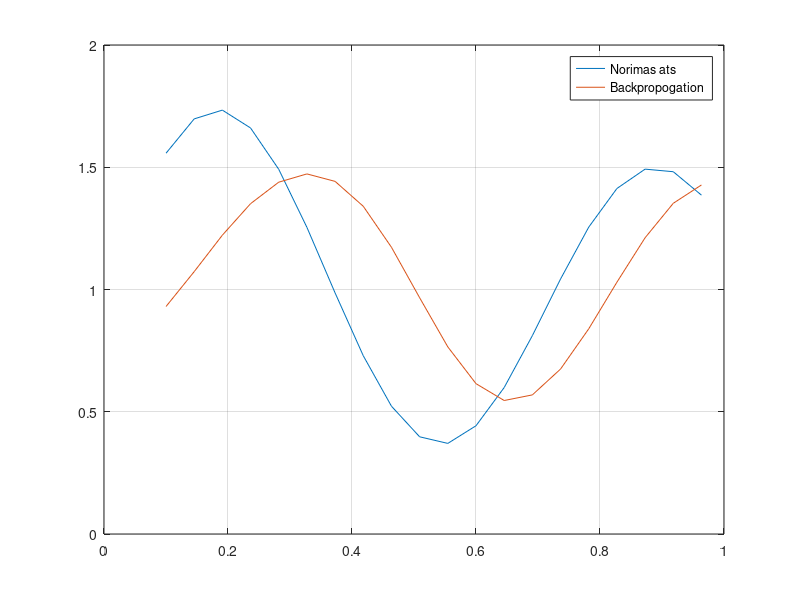

Here is the MATLAB script that generated this plot:
%%IS LD2 Dainius Varna EKSfm20
function LD2()
clear all;
close all;
clc;

x1_input = 0.1:1/22:1; %pirmas iejimas
y_n = (1 + 0.6*sin(2*pi*x1_input/0.7)) + 0.3*sin(2*pi*x1_input)/2; %norimas ats
n = 0.3; %mokymo zingsnis
y = backpropogation(x1_input,y_n,n); %isejimas su backpropogation

plot(x1_input,y_n,x1_input,y); grid on;
legend('Norimas ats','Backpropogation');


end
%%
%Sigmoidine aktyvavimo funkcija
function y = outS(x,w,b)
    y = 1./(1+exp(-x*w+b));
end
%%
function y = backpropogation(x,y_n,n)
    %Paruosiam parametrus:
    w_11 = [randn(1),randn(1),randn(1),randn(1),randn(1)];
    b_11 = [randn(1),randn(1),randn(1),randn(1),randn(1)];
    w_21 = [randn(1),randn(1),randn(1),randn(1),randn(1)];
    b_21 = randn(1);

    %prealocatinam del greicio
    y=zeros(1,length(x));
    e1=zeros(1,length(x));
    
    %Backpropogation
    for i=1:length(x)
        %%
        %hidden neuronu isvedimu paskaiciavimas su sigmoidine funkcija
        y1_1 = outS(x(i),w_11(1),b_11(1));
        y1_2 = outS(x(i),w_11(2),b_11(2));
        y1_3 = outS(x(i),w_11(3),b_11(3));
        y1_4 = outS(x(i),w_11(4),b_11(4));
        y1_5 = outS(x(i),w_11(5),b_11(5));
        y(i) = y1_1 * w_21(1) + y1_2 * w_21(2) + y1_3 * w_21(3) + y1_4 * w_21(4)+ y1_5 * w_21(5)+b_21;
        %%
        %apskaiciuojame  klaida:
        e1(i) = y_n(i)-y(i);
        %%
        %parametru atnaujinimas:
        w_21(1) = w_21(1) + n * e1(i) * y1_1;
        w_21(2) = w_21(2) + n * e1(i) * y1_2;
        w_21(3) = w_21(3) + n * e1(i) * y1_3;
        w_21(4) = w_21(4) + n * e1(i) * y1_4;
        w_21(5) = w_21(5) + n * e1(i) * y1_5;
        %%
        %hidden layer update:
        delta11 = (1/(1+exp(-x(i)*w_11(1)-b_11(1))))*(1/(1+exp(-x(i)*w_11(1)-b_11(1))))*e1(i)*w_21(1);
        w_11(1) = w_11(1) + n * delta11 * x(i);
        delta12 = (1/(1+exp(-x(i)*w_11(2)-b_11(2))))*(1/(1+exp(-x(i)*w_11(2)-b_11(2))))*e1(i)*w_21(2);
        w_11(2) = w_11(2) + n * delta12 * x(i);
        delta13 = (1/(1+exp(-x(i)*w_11(3)-b_11(2))))*(1/(1+exp(-x(i)*w_11(3)-b_11(3))))*e1(i)*w_21(3);
        w_11(3) = w_11(3) + n * delta13 * x(i);
        delta14 = (1/(1+exp(-x(i)*w_11(4)-b_11(4))))*(1/(1+exp(-x(i)*w_11(4)-b_11(4))))*e1(i)*w_21(4);
        w_11(4) = w_11(4) + n * delta14 * x(i);
        delta15 = (1/(1+exp(-x(i)*w_11(5)-b_11(5))))*(1/(1+exp(-x(i)*w_11(5)-b_11(5))))*e1(i)*w_21(5);
        w_11(5) = w_11(5) + n * delta15 * x(i);
        b_11(1) = b_11(1) + n * delta11;
        b_11(2) = b_11(2) + n * delta12;
        b_11(3) = b_11(3) + n * delta13;
        b_11(4) = b_11(4) + n * delta14;
        b_11(5) = b_11(5) + n * delta15;
    end
    
    
end